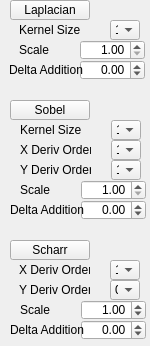
    <widget class="QWidget" name="page_deriv">
     <property name="geometry">
      <rect>
       <x>0</x>
       <y>0</y>
       <width>150</width>
       <height>346</height>
      </rect>
     </property>
     <attribute name="label">
      <string>Derivation</string>
     </attribute>
     <widget class="QPushButton" name="pushButton_laplacian">
      <property name="geometry">
       <rect>
        <x>10</x>
        <y>0</y>
        <width>80</width>
        <height>20</height>
       </rect>
      </property>
      <property name="font">
       <font>
        <weight>50</weight>
        <italic>false</italic>
        <bold>false</bold>
        <underline>false</underline>
       </font>
      </property>
      <property name="layoutDirection">
       <enum>Qt::RightToLeft</enum>
      </property>
      <property name="inputMethodHints">
       <set>Qt::ImhNone</set>
      </property>
      <property name="text">
       <string>Laplacian</string>
      </property>
     </widget>
     <widget class="QPushButton" name="pushButton_sobel">
      <property name="geometry">
       <rect>
        <x>10</x>
        <y>100</y>
        <width>80</width>
        <height>20</height>
       </rect>
      </property>
      <property name="font">
       <font>
        <weight>50</weight>
        <italic>false</italic>
        <bold>false</bold>
        <underline>false</underline>
       </font>
      </property>
      <property name="layoutDirection">
       <enum>Qt::RightToLeft</enum>
      </property>
      <property name="inputMethodHints">
       <set>Qt::ImhNone</set>
      </property>
      <property name="text">
       <string>Sobel</string>
      </property>
     </widget>
     <widget class="QPushButton" name="pushButton_scharr">
      <property name="geometry">
       <rect>
        <x>10</x>
        <y>240</y>
        <width>80</width>
        <height>20</height>
       </rect>
      </property>
      <property name="font">
       <font>
        <weight>50</weight>
        <italic>false</italic>
        <bold>false</bold>
        <underline>false</underline>
       </font>
      </property>
      <property name="layoutDirection">
       <enum>Qt::RightToLeft</enum>
      </property>
      <property name="inputMethodHints">
       <set>Qt::ImhNone</set>
      </property>
      <property name="text">
       <string>Scharr</string>
      </property>
     </widget>
     <widget class="QComboBox" name="comboBox_laplacian_ksize">
      <property name="geometry">
       <rect>
        <x>110</x>
        <y>20</y>
        <width>30</width>
        <height>20</height>
       </rect>
      </property>
      <item>
       <property name="text">
        <string>1</string>
       </property>
      </item>
      <item>
       <property name="text">
        <string>3</string>
       </property>
      </item>
      <item>
       <property name="text">
        <string>5</string>
       </property>
      </item>
      <item>
       <property name="text">
        <string>7</string>
       </property>
      </item>
     </widget>
     <widget class="QLabel" name="label_laplacian_ksize">
      <property name="geometry">
       <rect>
        <x>19</x>
        <y>20</y>
        <width>71</width>
        <height>20</height>
       </rect>
      </property>
      <property name="text">
       <string>Kernel Size</string>
      </property>
     </widget>
     <widget class="QDoubleSpinBox" name="doubleSpinBox_laplacianDeltaIntensityOffset">
      <property name="geometry">
       <rect>
        <x>80</x>
        <y>60</y>
        <width>65</width>
        <height>20</height>
       </rect>
      </property>
      <property name="alignment">
       <set>Qt::AlignRight|Qt::AlignTrailing|Qt::AlignVCenter</set>
      </property>
      <property name="decimals">
       <number>2</number>
      </property>
      <property name="minimum">
       <double>-255.000000000000000</double>
      </property>
      <property name="maximum">
       <double>255.000000000000000</double>
      </property>
      <property name="singleStep">
       <double>0.100000000000000</double>
      </property>
     </widget>
     <widget class="QLabel" name="label_laplacianDeltaIntensityOffset">
      <property name="geometry">
       <rect>
        <x>9</x>
        <y>60</y>
        <width>81</width>
        <height>20</height>
       </rect>
      </property>
      <property name="layoutDirection">
       <enum>Qt::LeftToRight</enum>
      </property>
      <property name="text">
       <string>Delta Addition</string>
      </property>
     </widget>
     <widget class="QLabel" name="label_gausianBlur_sigmaX_2">
      <property name="geometry">
       <rect>
        <x>19</x>
        <y>40</y>
        <width>71</width>
        <height>20</height>
       </rect>
      </property>
      <property name="text">
       <string>Scale</string>
      </property>
     </widget>
     <widget class="QDoubleSpinBox" name="doubleSpinBox_laplacianScale">
      <property name="geometry">
       <rect>
        <x>80</x>
        <y>40</y>
        <width>65</width>
        <height>20</height>
       </rect>
      </property>
      <property name="alignment">
       <set>Qt::AlignRight|Qt::AlignTrailing|Qt::AlignVCenter</set>
      </property>
      <property name="decimals">
       <number>2</number>
      </property>
      <property name="minimum">
       <double>1.000000000000000</double>
      </property>
      <property name="singleStep">
       <double>0.100000000000000</double>
      </property>
      <property name="value">
       <double>1.000000000000000</double>
      </property>
     </widget>
     <widget class="QLabel" name="label_gausianBlur_sigmaX_3">
      <property name="geometry">
       <rect>
        <x>20</x>
        <y>180</y>
        <width>71</width>
        <height>20</height>
       </rect>
      </property>
      <property name="text">
       <string>Scale</string>
      </property>
     </widget>
     <widget class="QComboBox" name="comboBox_sobel_ksize">
      <property name="geometry">
       <rect>
        <x>111</x>
        <y>120</y>
        <width>30</width>
        <height>20</height>
       </rect>
      </property>
      <item>
       <property name="text">
        <string>1</string>
       </property>
      </item>
      <item>
       <property name="text">
        <string>3</string>
       </property>
      </item>
      <item>
       <property name="text">
        <string>5</string>
       </property>
      </item>
      <item>
       <property name="text">
        <string>7</string>
       </property>
      </item>
     </widget>
     <widget class="QDoubleSpinBox" name="doubleSpinBox_sobel_DeltaIntensityOffset">
      <property name="geometry">
       <rect>
        <x>81</x>
        <y>200</y>
        <width>65</width>
        <height>20</height>
       </rect>
      </property>
      <property name="alignment">
       <set>Qt::AlignRight|Qt::AlignTrailing|Qt::AlignVCenter</set>
      </property>
      <property name="decimals">
       <number>2</number>
      </property>
      <property name="minimum">
       <double>-255.000000000000000</double>
      </property>
      <property name="maximum">
       <double>255.000000000000000</double>
      </property>
      <property name="singleStep">
       <double>0.100000000000000</double>
      </property>
     </widget>
     <widget class="QLabel" name="label_sobel_ksize">
      <property name="geometry">
       <rect>
        <x>20</x>
        <y>120</y>
        <width>71</width>
        <height>20</height>
       </rect>
      </property>
      <property name="text">
       <string>Kernel Size</string>
      </property>
     </widget>
     <widget class="QDoubleSpinBox" name="doubleSpinBox_sobel_scale">
      <property name="geometry">
       <rect>
        <x>81</x>
        <y>180</y>
        <width>65</width>
        <height>20</height>
       </rect>
      </property>
      <property name="alignment">
       <set>Qt::AlignRight|Qt::AlignTrailing|Qt::AlignVCenter</set>
      </property>
      <property name="decimals">
       <number>2</number>
      </property>
      <property name="minimum">
       <double>1.000000000000000</double>
      </property>
      <property name="singleStep">
       <double>0.100000000000000</double>
      </property>
      <property name="value">
       <double>1.000000000000000</double>
      </property>
     </widget>
     <widget class="QLabel" name="label_sobel_DeltaIntensityOffset_2">
      <property name="geometry">
       <rect>
        <x>10</x>
        <y>200</y>
        <width>81</width>
        <height>20</height>
       </rect>
      </property>
      <property name="layoutDirection">
       <enum>Qt::LeftToRight</enum>
      </property>
      <property name="text">
       <string>Delta Addition</string>
      </property>
     </widget>
     <widget class="QDoubleSpinBox" name="doubleSpinBox_scharr_scale">
      <property name="geometry">
       <rect>
        <x>81</x>
        <y>300</y>
        <width>65</width>
        <height>20</height>
       </rect>
      </property>
      <property name="alignment">
       <set>Qt::AlignRight|Qt::AlignTrailing|Qt::AlignVCenter</set>
      </property>
      <property name="decimals">
       <number>2</number>
      </property>
      <property name="singleStep">
       <double>0.100000000000000</double>
      </property>
      <property name="value">
       <double>1.000000000000000</double>
      </property>
     </widget>
     <widget class="QDoubleSpinBox" name="doubleSpinBox_scharr_DeltaIntensityOffset">
      <property name="geometry">
       <rect>
        <x>81</x>
        <y>320</y>
        <width>65</width>
        <height>20</height>
       </rect>
      </property>
      <property name="alignment">
       <set>Qt::AlignRight|Qt::AlignTrailing|Qt::AlignVCenter</set>
      </property>
      <property name="decimals">
       <number>2</number>
      </property>
      <property name="minimum">
       <double>-255.000000000000000</double>
      </property>
      <property name="maximum">
       <double>255.000000000000000</double>
      </property>
      <property name="singleStep">
       <double>0.100000000000000</double>
      </property>
     </widget>
     <widget class="QLabel" name="label_scharr_DeltaIntensityOffset">
      <property name="geometry">
       <rect>
        <x>10</x>
        <y>320</y>
        <width>81</width>
        <height>20</height>
       </rect>
      </property>
      <property name="layoutDirection">
       <enum>Qt::LeftToRight</enum>
      </property>
      <property name="text">
       <string>Delta Addition</string>
      </property>
     </widget>
     <widget class="QLabel" name="label_scharr_scale">
      <property name="geometry">
       <rect>
        <x>20</x>
        <y>300</y>
        <width>71</width>
        <height>20</height>
       </rect>
      </property>
      <property name="text">
       <string>Scale</string>
      </property>
     </widget>
     <widget class="QComboBox" name="comboBox_scharr_xDerivOrder">
      <property name="geometry">
       <rect>
        <x>110</x>
        <y>260</y>
        <width>30</width>
        <height>20</height>
       </rect>
      </property>
      <property name="currentIndex">
       <number>1</number>
      </property>
      <property name="maxVisibleItems">
       <number>2</number>
      </property>
      <item>
       <property name="text">
        <string>0</string>
       </property>
      </item>
      <item>
       <property name="text">
        <string>1</string>
       </property>
      </item>
     </widget>
     <widget class="QLabel" name="label_scharr_xDerivOrder">
      <property name="geometry">
       <rect>
        <x>19</x>
        <y>260</y>
        <width>71</width>
        <height>20</height>
       </rect>
      </property>
      <property name="text">
       <string>X Deriv Order</string>
      </property>
     </widget>
     <widget class="QLabel" name="label_scharr_yDerivOrder">
      <property name="geometry">
       <rect>
        <x>19</x>
        <y>280</y>
        <width>71</width>
        <height>20</height>
       </rect>
      </property>
      <property name="text">
       <string>Y Deriv Order</string>
      </property>
     </widget>
     <widget class="QComboBox" name="comboBox_scharr_yDerivOrder">
      <property name="geometry">
       <rect>
        <x>110</x>
        <y>280</y>
        <width>30</width>
        <height>20</height>
       </rect>
      </property>
      <property name="currentIndex">
       <number>0</number>
      </property>
      <property name="maxVisibleItems">
       <number>2</number>
      </property>
      <item>
       <property name="text">
        <string>0</string>
       </property>
      </item>
      <item>
       <property name="text">
        <string>1</string>
       </property>
      </item>
     </widget>
     <widget class="QLabel" name="label_sobel_yDerivOrder">
      <property name="geometry">
       <rect>
        <x>20</x>
        <y>160</y>
        <width>71</width>
        <height>20</height>
       </rect>
      </property>
      <property name="text">
       <string>Y Deriv Order</string>
      </property>
     </widget>
     <widget class="QLabel" name="label_sobel_xDerivOrder">
      <property name="geometry">
       <rect>
        <x>20</x>
        <y>140</y>
        <width>71</width>
        <height>20</height>
       </rect>
      </property>
      <property name="text">
       <string>X Deriv Order</string>
      </property>
     </widget>
     <widget class="QComboBox" name="comboBox_sobel_xDerivOrder">
      <property name="geometry">
       <rect>
        <x>111</x>
        <y>140</y>
        <width>30</width>
        <height>20</height>
       </rect>
      </property>
      <property name="currentIndex">
       <number>1</number>
      </property>
      <property name="maxVisibleItems">
       <number>4</number>
      </property>
      <item>
       <property name="text">
        <string>0</string>
       </property>
      </item>
      <item>
       <property name="text">
        <string>1</string>
       </property>
      </item>
      <item>
       <property name="text">
        <string>2</string>
       </property>
      </item>
      <item>
       <property name="text">
        <string>3</string>
       </property>
      </item>
     </widget>
     <widget class="QComboBox" name="comboBox_sobel_yDerivOrder">
      <property name="geometry">
       <rect>
        <x>111</x>
        <y>160</y>
        <width>30</width>
        <height>20</height>
       </rect>
      </property>
      <property name="currentIndex">
       <number>1</number>
      </property>
      <property name="maxVisibleItems">
       <number>4</number>
      </property>
      <item>
       <property name="text">
        <string>0</string>
       </property>
      </item>
      <item>
       <property name="text">
        <string>1</string>
       </property>
      </item>
      <item>
       <property name="text">
        <string>2</string>
       </property>
      </item>
      <item>
       <property name="text">
        <string>3</string>
       </property>
      </item>
     </widget>
    </widget>
